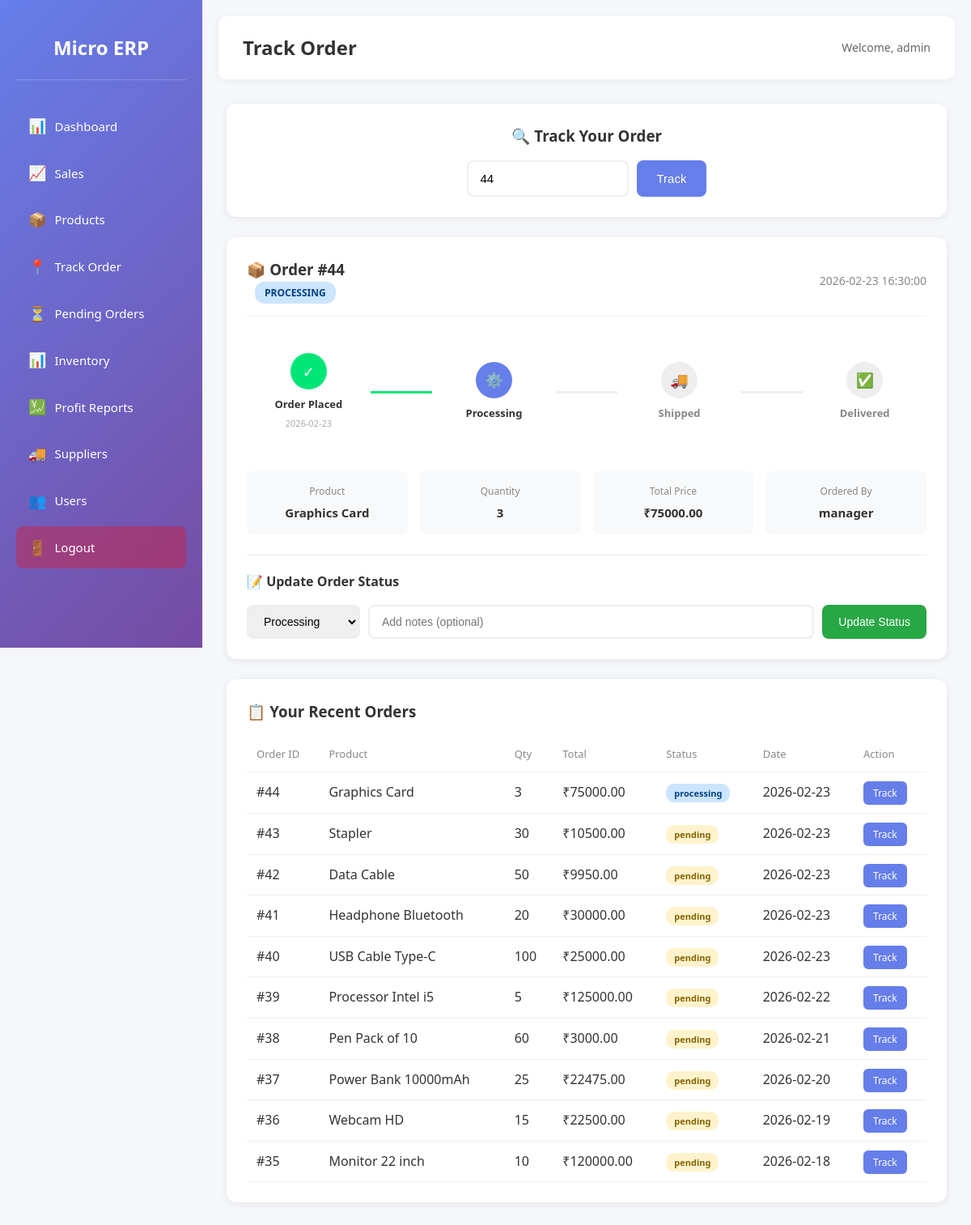
Screenshot of /track-order/44 (signed in) with the database file from the repository.
### tables this page shows
CREATE TABLE orders (
    id INTEGER PRIMARY KEY AUTOINCREMENT,
    product_id INTEGER NOT NULL,
    quantity INTEGER NOT NULL,
    total_price REAL NOT NULL,
    order_date TEXT NOT NULL,
    status TEXT DEFAULT 'pending',
    created_by INTEGER,
    supplier_id INTEGER,
    picked_up_by INTEGER,
    picked_up_at TEXT,
    FOREIGN KEY (product_id) REFERENCES products (id),
    FOREIGN KEY (created_by) REFERENCES users (id),
    FOREIGN KEY (supplier_id) REFERENCES suppliers (id),
    FOREIGN KEY (picked_up_by) REFERENCES users (id)
);

CREATE TABLE products (
    id INTEGER PRIMARY KEY AUTOINCREMENT,
    name TEXT NOT NULL,
    quantity INTEGER DEFAULT 0,
    price REAL DEFAULT 0,
    supplier_id INTEGER,
    FOREIGN KEY (supplier_id) REFERENCES suppliers (id)
);

CREATE TABLE users (
    id INTEGER PRIMARY KEY AUTOINCREMENT,
    username TEXT UNIQUE NOT NULL,
    password TEXT NOT NULL,
    name TEXT,
    dob TEXT,
    mobile TEXT,
    role TEXT NOT NULL DEFAULT 'staff'
);

### app.py (the view)
@app.route('/track-order/<int:order_id>')
@login_required
def track_order_by_id(order_id):
    conn = get_db_connection()
    order = conn.execute('''
        SELECT o.*, p.name as product_name, u.username as created_by_name, s.name as supplier_name,
               pu.username as picked_up_by_name
        FROM orders o
        LEFT JOIN products p ON o.product_id = p.id
        LEFT JOIN users u ON o.created_by = u.id
        LEFT JOIN suppliers s ON o.supplier_id = s.id
        LEFT JOIN users pu ON o.picked_up_by = pu.id
        WHERE o.id = ?
    ''', (order_id,)).fetchone()
    recent_orders = conn.execute('''
        SELECT o.*, p.name as product_name
        FROM orders o
        LEFT JOIN products p ON o.product_id = p.id
        ORDER BY o.order_date DESC
        LIMIT 10
    ''').fetchall()
    conn.close()
    return render_template('track_order.html', order=order, search_id=order_id, recent_orders=recent_orders)

### app.py (called while the page is built)
def get_db_connection():
    conn = sqlite3.connect(DB_PATH)
    conn.row_factory = sqlite3.Row
    return conn

def login_required(f):
    @wraps(f)
    def decorated_function(*args, **kwargs):
        if 'user_id' not in session:
            flash('Please log in first.', 'error')
            return redirect(url_for('login'))
        return f(*args, **kwargs)
    return decorated_function

### templates/track_order.html (shortened to what this page needs)
{% extends "base.html" %}
{% block header %}Track Order{% endblock %}
{% block content %}
<div class="track-order-page">
    <div class="track-search-box">
        <h3>🔍 Track Your Order</h3>
        <form method="POST" class="search-form">
            <input type="text" name="order_id" placeholder="Enter Order ID" value="{{ search_id }}" required>
            <button type="submit" class="btn-track">Track</button>
        </form>
    </div>
    {% if order %}
    <div class="order-tracking">
        <div class="order-header">
            <div>
                <h3>📦 Order #{{ order.id }}</h3>
                <span class="order-status-badge status-{{ order.status }}">{{ order.status|upper }}</span>
            </div>
            <span class="order-date">{{ order.order_date }}</span>
        </div>
        <div class="tracking-timeline">
            <div class="step {% if order.status in ['pending', 'processing', 'shipped', 'delivered'] %}completed{% endif %}">
                <div class="step-icon">✓</div>
                <div class="step-label">Order Placed</div>
                <div class="step-date">{{ order.order_date[:10] }}</div>
            </div>
            <div class="step-line {% if order.status in ['processing', 'shipped', 'delivered'] %}completed{% endif %}"></div>
            <div class="step {% if order.status in ['processing', 'shipped', 'delivered'] %}completed{% endif %} {% if order.status == 'processing' %}active{% endif %}">
                <div class="step-icon">⚙️</div>
                <div class="step-label">Processing</div>
            </div>
            <div class="step-line {% if order.status in ['shipped', 'delivered'] %}completed{% endif %}"></div>
            <div class="step {% if order.status in ['shipped', 'delivered'] %}completed{% endif %} {% if order.status == 'shipped' %}active{% endif %}">
                <div class="step-icon">🚚</div>
                <div class="step-label">Shipped</div>
            </div>
            <div class="step-line {% if order.status == 'delivered' %}completed{% endif %}"></div>
            <div class="step {% if order.status == 'delivered' %}completed active{% endif %}">
                <div class="step-icon">✅</div>
                <div class="step-label">Delivered</div>
            </div>
        </div>
        <div class="order-info-grid">
            <div class="info-box">
                <span class="info-label">Product</span>
                <span class="info-value">{{ order.product_name }}</span>
            </div>
            <div class="info-box">
                <span class="info-label">Quantity</span>
                <span class="info-value">{{ order.quantity }}</span>
            </div>
            <div class="info-box">
                <span class="info-label">Total Price</span>
                <span class="info-value">₹{{ "%.2f"|format(order.total_price) }}</span>
            </div>
            <div class="info-box">
                <span class="info-label">Ordered By</span>
                <span class="info-value">{{ order.created_by_name or 'N/A' }}</span>
            </div>
        </div>
        {% if session.get('role') in ['admin', 'manager'] %}
        <div class="update-status-section">
            <h4>📝 Update Order Status</h4>
            <form method="POST" action="{{ url_for('update_order_status', order_id=order.id) }}" class="status-form">
                <select name="status" class="status-select">
                    <option value="processing" {% if order.status == 'processing' %}selected{% endif %}>Processing</option>
                </select>
                <input type="text" name="notes" placeholder="Add notes (optional)" class="notes-input">
                <button type="submit" class="btn-update">Update Status</button>
            </form>
        </div>
        {% endif %}
    </div>
    {% elif search_id %}
    <div class="no-order">
        <p>❌ No order found with ID #{{ search_id }}</p>
    </div>
    {% endif %}
    <div class="recent-orders">
        <h3>📋 Your Recent Orders</h3>
        <table class="orders-table">
            <thead>
                <tr>
                    <th>Order ID</th>
                    <th>Product</th>
                    <th>Qty</th>
                    <th>Total</th>
                    <th>Status</th>
                    <th>Date</th>
                    <th>Action</th>
                </tr>
            </thead>
            <tbody>
                {% for o in recent_orders %}
                <tr>
                    <td>#{{ o.id }}</td>
                    <td>{{ o.product_name }}</td>
                    <td>{{ o.quantity }}</td>
                    <td>₹{{ "%.2f"|format(o.total_price) }}</td>
                    <td><span class="status-badge status-{{ o.status }}">{{ o.status }}</span></td>
                    <td>{{ o.order_date[:10] }}</td>
                    <td><a href="{{ url_for('track_order_by_id', order_id=o.id) }}" class="btn-small">Track</a></td>
                </tr>
                {% endfor %}
            </tbody>
        </table>
    </div>
</div>
{% endblock %}

### static/style.css (style rules this page uses)
* { margin: 0; padding: 0; box-sizing: border-box; }
body { font-family: 'Segoe UI', Tahoma, Geneva, Verdana, sans-serif; background-color: #f5f7fa; color: #333; line-height: 1.6; }

### templates/track_order.html (style rules this page uses)
.track-order-page { max-width: 900px; margin: 0 auto; }
.track-search-box { background: white; border-radius: 12px; padding: 25px; text-align: center; margin-bottom: 25px; box-shadow: 0 2px 10px rgba(0,0,0,0.08); }
.track-search-box h3 { margin: 0 0 15px 0; color: #333; }
.search-form { display: flex; gap: 10px; justify-content: center; }
.search-form input { padding: 12px 15px; border: 2px solid #eee; border-radius: 8px; font-size: 15px; width: 200px; }
.btn-track { background: #667eea; color: white; border: none; padding: 12px 25px; border-radius: 8px; cursor: pointer; font-size: 15px; font-weight: 500; }
.order-tracking { background: white; border-radius: 12px; padding: 25px; margin-bottom: 25px; box-shadow: 0 2px 10px rgba(0,0,0,0.08); }
.order-header { display: flex; justify-content: space-between; align-items: center; margin-bottom: 25px; padding-bottom: 15px; border-bottom: 1px solid #eee; }
.order-header h3 { margin: 0; color: #333; }
.order-date { color: #888; font-size: 14px; }
.order-status-badge { display: inline-block; padding: 4px 12px; border-radius: 12px; font-size: 12px; font-weight: 600; margin-left: 10px; }
.status-pending { background: #fff3cd; color: #856404; }
.status-processing { background: #cce5ff; color: #004085; }
.tracking-timeline { display: flex; align-items: center; justify-content: space-between; margin-bottom: 30px; padding: 20px 0; }
.step { text-align: center; flex: 1; }
.step-icon { width: 45px; height: 45px; border-radius: 50%; background: #eee; display: flex; align-items: center; justify-content: center; margin: 0 auto 8px; font-size: 18px; }
.step.completed .step-icon { background: #00e676; color: white; }
.step.active .step-icon { background: #667eea; color: white; animation: pulse 2s infinite; }
.step-label { font-size: 13px; font-weight: 600; color: #888; }
.step.completed .step-label { color: #333; }
.step-date { font-size: 11px; color: #aaa; margin-top: 4px; }
.step-line { flex: 0.5; height: 3px; background: #eee; }
.step-line.completed { background: #00e676; }
.order-info-grid { display: grid; grid-template-columns: repeat(4, 1fr); gap: 15px; }
.info-box { background: #f8f9fa; padding: 15px; border-radius: 8px; text-align: center; }
.info-label { display: block; font-size: 12px; color: #888; margin-bottom: 5px; }
.info-value { display: block; font-size: 15px; font-weight: 600; color: #333; }
.update-status-section { margin-top: 25px; padding-top: 20px; border-top: 1px solid #eee; }
.update-status-section h4 { margin: 0 0 15px 0; color: #333; }
.status-form { display: flex; gap: 10px; flex-wrap: wrap; }
.status-select { padding: 10px 15px; border: 2px solid #eee; border-radius: 8px; font-size: 14px; min-width: 140px; }
.notes-input { flex: 1; padding: 10px 15px; border: 2px solid #eee; border-radius: 8px; font-size: 14px; min-width: 200px; }
.btn-update { background: #28a745; color: white; border: none; padding: 10px 20px; border-radius: 8px; cursor: pointer; font-size: 14px; font-weight: 500; }
.recent-orders { background: white; border-radius: 12px; padding: 25px; box-shadow: 0 2px 10px rgba(0,0,0,0.08); }
.recent-orders h3 { margin: 0 0 15px 0; color: #333; }
.orders-table { width: 100%; border-collapse: collapse; }
.orders-table th, .orders-table td { padding: 12px; text-align: left; border-bottom: 1px solid #eee; }
.orders-table th { color: #888; font-weight: 500; font-size: 13px; }
.orders-table td { color: #333; }
.status-badge { padding: 4px 10px; border-radius: 10px; font-size: 11px; font-weight: 600; }
.btn-small { background: #667eea; color: white; padding: 6px 12px; border-radius: 6px; text-decoration: none; font-size: 12px; }

### rows the page displays
orders: id "44", status "PROCESSING", order_date "2026-02-23 16:30:00", order_date "2026-02-23", quantity "3", total_price "75000.00", status "Processing", product_name "Graphics Card", status "processing"
products: product_name "Graphics Card"
users: username "manager"
orders: id "43", product_name "Stapler", quantity "30", total_price "10500.00", status "pending", order_date "2026-02-23"
orders: id "42", product_name "Data Cable", quantity "50", total_price "9950.00", status "pending", order_date "2026-02-23"
orders: id "41", product_name "Headphone Bluetooth", quantity "20", total_price "30000.00", status "pending", order_date "2026-02-23"
orders: id "40", product_name "USB Cable Type-C", quantity "100", total_price "25000.00", status "pending", order_date "2026-02-23"
orders: id "39", product_name "Processor Intel i5", quantity "5", total_price "125000.00", status "pending", order_date "2026-02-22"
orders: id "38", product_name "Pen Pack of 10", quantity "60", total_price "3000.00", status "pending", order_date "2026-02-21"
orders: id "37", product_name "Power Bank 10000mAh", quantity "25", total_price "22475.00", status "pending", order_date "2026-02-20"
orders: id "36", product_name "Webcam HD", quantity "15", total_price "22500.00", status "pending", order_date "2026-02-19"
orders: id "35", product_name "Monitor 22 inch", quantity "10", total_price "120000.00", status "pending", order_date "2026-02-18"

### other values shown
{{ session.get('username') }} "admin"
